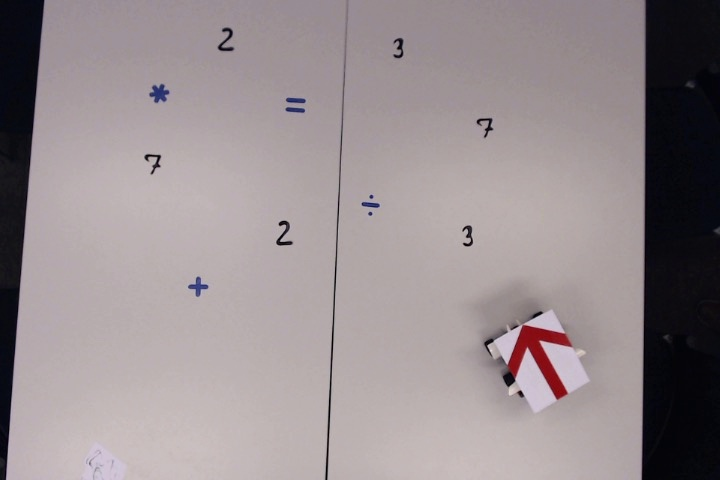
#> input picture ProjectDIEGO/images/frame00.jpg, 720 x 480 px; its folder holds only this picture in this run
$ python -i helpers.py   (imports and definitions only)
#> lines starting #> are read from the running program, lines starting #| are printed output that depends on the picture; after the words box and inside, x2 and y2 are one past the last pixel; in counts of white or black regions, pixels touching at a corner belong together
import cv2
import os
import skimage.io
import numpy as np
import matplotlib.pyplot as plt

import skimage
from skimage.measure import label, regionprops, find_contours
from skimage.filters import threshold_minimum, threshold_multiotsu
from skimage.transform import rescale
from skimage import morphology
from skimage import exposure

# [48 lines left out: functions extract_images, load_data, not called in this run]

def biggest_label(properties):
    # assigns to max_lab the biggest labeled object on the image
    max_lab = properties[0]
    for lab in properties:
        if lab.area > max_lab.area:
            max_lab = lab
    return max_lab

def get_arrow_bb_test(img):
    mask_red = img[:,:,2] > 90
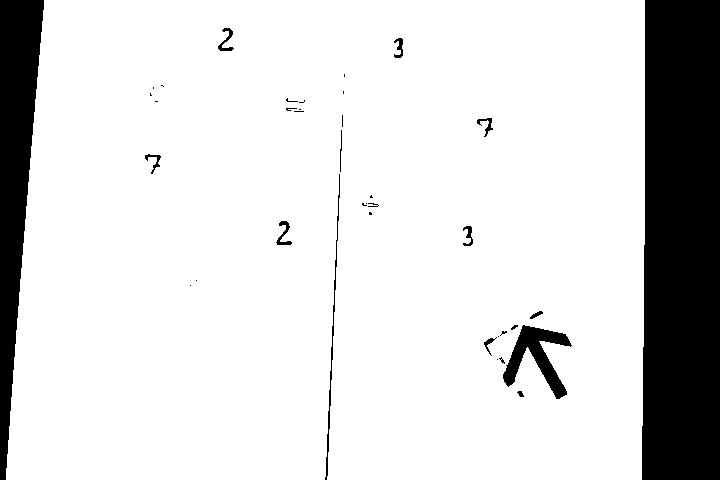
#> mask_red: shape (480, 720) bool; 85.1% white; 38 black regions (23 under 20 px), largest, box (x1, y1, x2, y2) and area: (642, 0, 720, 480) 36422, (0, 0, 44, 480) 11591, (503, 325, 572, 399) 1942
    test_mask = np.copy(img)
    test_mask[mask_red] = 0
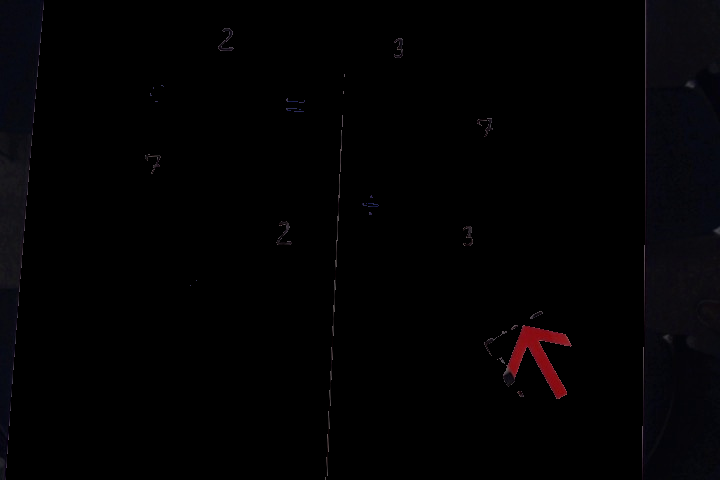
#> test_mask: shape (480, 720, 3); mean R, G, B 2.3, 1.7, 2.6

    gray = skimage.color.rgb2gray(test_mask[:,:,0])

    threshold = threshold_minimum(gray)
#> threshold = 103
    binary = gray > threshold
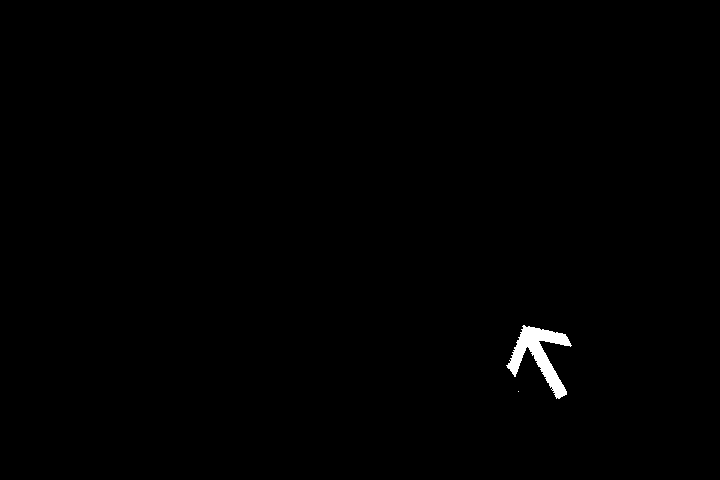
#> binary: shape (480, 720) bool; 0.51% white; 2 white regions (1 under 20 px), largest, box (x1, y1, x2, y2) and area: (506, 325, 572, 399) 1753
    close = morphology.binary_closing(binary, skimage.morphology.selem.disk(3))
#> close: shape (480, 720) bool; 0.52% white; 2 white regions (1 under 20 px), largest, box (x1, y1, x2, y2) and area: (506, 325, 572, 399) 1805

    labels = label(close)
#> labels: shape (480, 720) int32; 3 distinct labels, from 0 to 2
    biggest_lab = biggest_label(regionprops(labels))

    return biggest_lab.bbox, biggest_lab.orientation, biggest_lab.minor_axis_length, biggest_lab.major_axis_length, biggest_lab.centroid

# [40 lines left out: functions get_arrow_bb, segmentation, not called in this run]

def contours(binarized_im):
    contour = find_contours(binarized_im, 0)

# [117 lines left out: functions get_object_bb, Overlap, crop_image, frames_to_video, get_features, fourier_descriptors, not called in this run]

# [12 lines of commented-out code are left out]


>>> import cv2
>>> picture = cv2.cvtColor(cv2.imread('images/frame00.jpg'), cv2.COLOR_BGR2RGB)
>>> result = get_arrow_bb_test(picture)
#> result = ((325, 506, 399, 572), 0.509, 57.36, 79.16, (354.4, 538.9))
